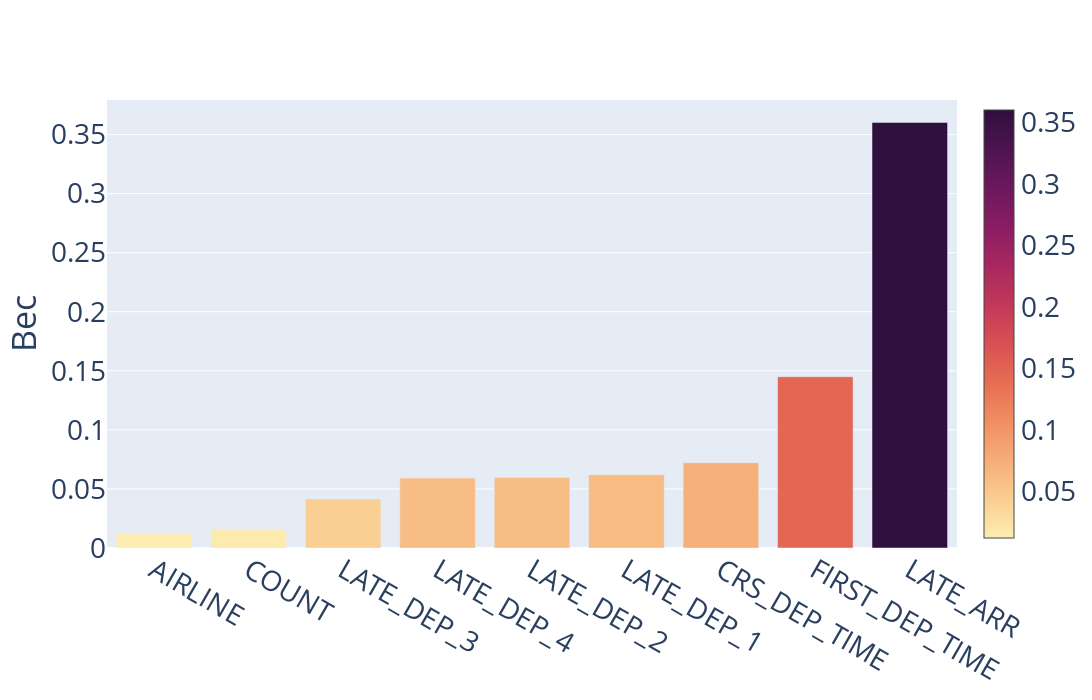

Source (notebook cell):
### Code cell
trace = go.Bar(
    x=top.features,
    y=top.col,
    marker=dict(
        color = top.col,
        colorscale='matter', #RdPu
        showscale=True
    )
)

data = [trace]
layout = go.Layout(xaxis=dict(tickangle=30),
                   yaxis = dict(title = 'Вес'),
                   width=1500,
                   height=700
                  )

fig = go.Figure(data=data, layout=layout)
fig.update_layout(
    font=dict(
        size=28,
    )
)
fig.show()

### Figure 1 — Plotly figure (JSON) as saved in the notebook; plotly's stock layout.template omitted (floating-point values rounded to 4 significant figures)
{"data": [{"marker": {"color": [0.01213, 0.01556, 0.04155, 0.05917, 0.05968, 0.06195, 0.07226, 0.145, 0.3603], "colorscale": [[0, "rgb(253, 237, 176)"], [0.09091, "rgb(250, 205, 145)"], [0.1818, "rgb(246, 173, 119)"], [0.2727, "rgb(240, 142, 98)"], [0.3636, "rgb(231, 109, 84)"], [0.4545, "rgb(216, 80, 83)"], [0.5455, "rgb(195, 56, 90)"], [0.6364, "rgb(168, 40, 96)"], [0.7273, "rgb(138, 29, 99)"], [0.8182, "rgb(107, 24, 93)"], [0.9091, "rgb(76, 21, 80)"], [1, "rgb(47, 15, 61)"]], "showscale": true}, "type": "bar", "x": ["AIRLINE", "COUNT", "LATE_DEP_3", "LATE_DEP_4", "LATE_DEP_2", "LATE_DEP_1", "CRS_DEP_TIME", "FIRST_DEP_TIME", "LATE_ARR"], "y": [0.01213, 0.01556, 0.04155, 0.05917, 0.05968, 0.06195, 0.07226, 0.145, 0.3603]}], "layout": {"font": {"size": 28}, "height": 700, "width": 1500, "xaxis": {"tickangle": 30}, "yaxis": {"title": {"text": "Вес"}}}}
